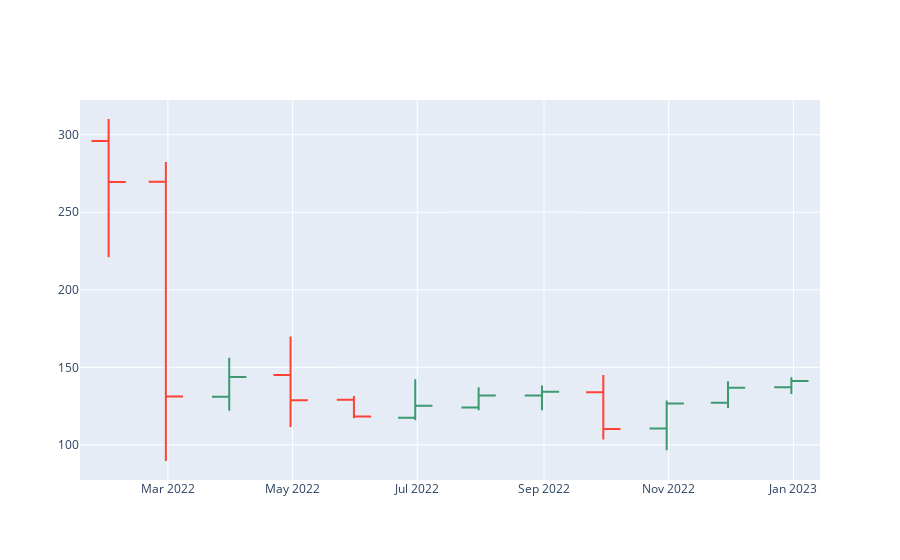

The cell this chart's notebook holds for it:
### Code cell
trace2 = go.Ohlc(x=sb_m.index,# Проблема месяц, есть ли решение на середину месяца
                open=sb_m['open'],
                high=sb_m['high'],
                low=sb_m['low'],
                close=sb_m['close'])

# убрать бегунок снизу
layout = go.Layout(
    xaxis = dict(
        rangeslider = dict(
            visible = False
        )
    )
)

data2 = [trace2]
fig = go.Figure(data=data2,layout=layout)
iplot(fig)

### Figure 1 — Plotly figure (JSON) as saved in the notebook; plotly's stock layout.template omitted (floating-point values rounded to 4 significant figures)
{"data": [{"close": [269.4, 131.1, 143.7, 128.8, 118.3, 125.2, 131.9, 134.2, 110.2, 126.7, 136.8, 141.2], "high": [310.1, 282.3, 156.2, 169.9, 131.5, 142.3, 137.1, 138.3, 145.1, 128.6, 141.0, 143.6], "low": [221.0, 89.59, 122.0, 111.5, 117.1, 115.8, 122.2, 122.2, 103.4, 96.5, 123.8, 132.9], "open": [295.9, 269.7, 131.0, 145.0, 129.1, 117.5, 124.1, 131.8, 134.0, 110.6, 127.2, 137.1], "type": "ohlc", "x": ["2022-01-31T00:00:00.000000000", "2022-02-28T00:00:00.000000000", "2022-03-31T00:00:00.000000000", "2022-04-30T00:00:00.000000000", "2022-05-31T00:00:00.000000000", "2022-06-30T00:00:00.000000000", "2022-07-31T00:00:00.000000000", "2022-08-31T00:00:00.000000000", "2022-09-30T00:00:00.000000000", "2022-10-31T00:00:00.000000000", "2022-11-30T00:00:00.000000000", "2022-12-31T00:00:00.000000000"]}], "layout": {"xaxis": {"rangeslider": {"visible": false}}}}
